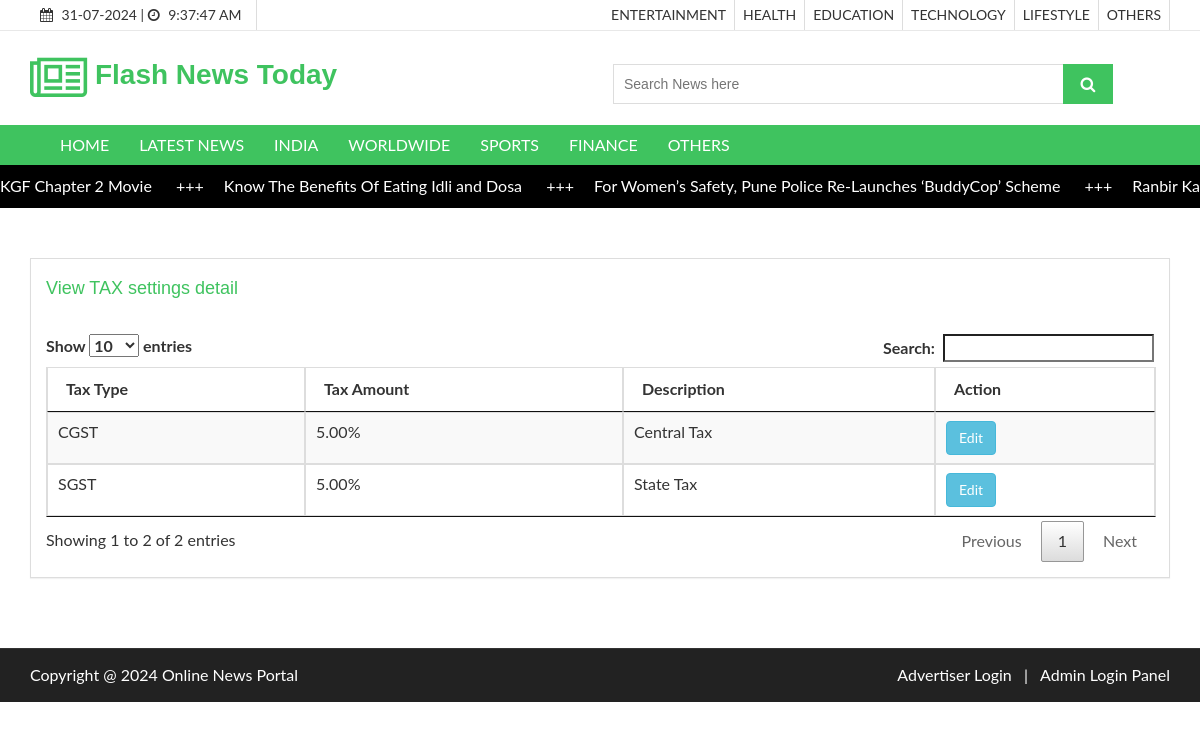
The app's page /viewtax.php with its own data.
### tables this page shows
CREATE TABLE `newscategory` (
  `newscategoryid` int(10) NOT NULL,
  `category` varchar(50) NOT NULL,
  `category_type` varchar(20) DEFAULT NULL,
  `description` text NOT NULL,
  `status` varchar(10) NOT NULL
);

CREATE TABLE `newscontent` (
  `newsid` int(10) NOT NULL,
  `newscategoryid` int(10) NOT NULL,
  `newstype` varchar(20) NOT NULL COMMENT 'ARticles or News',
  `newsdate` date NOT NULL,
  `title` varchar(255) NOT NULL,
  `newsdescription` text NOT NULL,
  `images` text NOT NULL,
  `publisheddate` date NOT NULL,
  `count_views` bigint(20) NOT NULL DEFAULT 0,
  `status` varchar(10) NOT NULL
);

CREATE TABLE `tax` (
  `taxid` int(10) NOT NULL,
  `taxtype` varchar(20) NOT NULL,
  `taxamt` float(10,2) NOT NULL,
  `description` text NOT NULL,
  `status` varchar(10) NOT NULL
);

### viewtax.php (the view, shortened to what this page needs)
<?php
include("header.php");
?>
  <section id="aa-catg-head-banner">
    <div class="aa-catg-head-banner-area">
     <div class="container">
      <div class="aa-catg-head-banner-content">
        <h2>Checkout Page</h2>
      </div>
     </div>
   </div>
  </section>
 <section id="checkout">
   <div class="container">
     <div class="row">
       <div class="col-md-12">
        <div class="checkout-area">
          <form action="" method="post">
            <div class="row">
              <div class="col-md-12">
                <div class="checkout-left">
                  <div class="panel-group" id="accordion">
<div class="panel panel-default aa-checkout-billaddress">
  <div class="panel-heading">
	<h4 class="panel-title">
	  <a  data-parent="#accordion" >
		View TAX settings detail
	  </a>
	</h4>
  </div>
  <div id="collapseThree">
	<div class="panel-body">
<table id="myTable"  class="table table-striped table-bordered">
	<thead>
		<tr>
			<th>Tax Type</th>
			<th>Tax Amount</th>
			<th>Description</th>
			<th>Action</th>
		</tr>
	</thead>
	<tbody>
	<?php
	$sql= "SELECT * FROM tax";
	$qsql = mysqli_query($con,$sql);
	while($rs = mysqli_fetch_array($qsql))
	{
		echo "<tr>
			<td>$rs[taxtype]</td>
			<td>$rs[taxamt]%</td>
			<td>$rs[description]</td>
			<td><a href='tax.php?editid=$rs[0]' class='btn  btn-info' >Edit</a> </td>
		</tr>";
	}
	?>
	</tbody>
</table>
	</div>
  </div>
</div>
				   </div>
                </div>
              </div>
             </div>
          </form>
         </div>
       </div>
     </div>
   </div>
 </section>
 <?php
 include("footer.php");
 ?>

### header.php (shortened to what this page needs)
<?php
include("databaseconnection.php");
?>
<!DOCTYPE html>
<html lang="en">
  <head>
    <link href="css/font-awesome.css" rel="stylesheet">
    <link href="css/bootstrap.css" rel="stylesheet">
    <link href="css/jquery.smartmenus.bootstrap.css" rel="stylesheet">
    <link rel="stylesheet" type="text/css" href="css/jquery.simpleLens.css">
    <link rel="stylesheet" type="text/css" href="css/slick.css">
    <link rel="stylesheet" type="text/css" href="css/nouislider.css">
    <link id="switcher" href="css/theme-color/green-theme.css" rel="stylesheet">
    <link href="css/sequence-theme.modern-slide-in.css" rel="stylesheet" media="all">
    <link href="css/style.css" rel="stylesheet">
    <link href="css/jquery.dataTables.min.css" rel="stylesheet">
  </head>
  <body>
  <header id="aa-header">
    <div class="aa-header-top">
      <div class="container">
        <div class="row">
          <div class="col-md-12">
            <div class="aa-header-top-area">
              <div class="aa-header-top-left">
                <div class="cellphone hidden-xs">
                  <p><span class="fa fa-calendar"></span> <?php echo date("d-m-Y"); ?> |
                  <span class="fa fa-clock-o"></span> <span id="idclock"></span></p>
                </div>
              </div>
              <div class="aa-header-top-right">
                <ul class="aa-head-top-nav-right">
                  <?php
                    $sql = "SELECT * FROM newscategory WHERE status='Active' AND category_type='Article'";
                    $qsql= mysqli_query($con,$sql);
                    while($rs = mysqli_fetch_array($qsql))
                    {
                      echo "<li class='hidden-xs'><a href='displayarticle.php?newstype=Article&newscategoryid=$rs[newscategoryid]'>" . strtoupper($rs['category'])  . "</a></li>";
                    }
                  ?>
                </ul>
              </div>
            </div>
          </div>
        </div>
      </div>
    </div>
    <div class="aa-header-bottom">
      <div class="container">
        <div class="row">
          <div class="col-md-12">
            <div class="aa-header-bottom-area">
              <div class="aa-logo">
                <a href="index.php">
                  <span class="fa fa-newspaper-o"></span>
                  <div style="width:550px; ">&nbsp;<strong>Flash</strong> <strong> News </strong> <strong>Today</strong> </div>
                </a>
              </div>
              <div class="aa-search-box">
                <form action="searchnewsandarticles.php" method="get">
                  <input type="text" name="txtsearch" id="txtsearch" placeholder="Search News here ">
                  <button type="submit"><span class="fa fa-search"></span></button>
                </form>
              </div>
            </div>
          </div>
        </div>
      </div>
    </div>
  </header>
  <section id="menu">
    <div class="container">
      <div class="menu-area">
        <div class="navbar navbar-default" role="navigation">
          <div class="navbar-collapse collapse">
            <ul class="nav navbar-nav">
              <li><a href="index.php">HOME</a></li>
              <li><a href="displaylatestnews.php">LATEST NEWS</a></li>
          <?php
						$sql = "SELECT * FROM newscategory WHERE status='Active' AND category_type='News'";
						$qsql= mysqli_query($con,$sql);
						while($rs = mysqli_fetch_array($qsql))
						{
							echo "<li><a href='displayarticle.php?newstype=News&newscategoryid=$rs[newscategoryid]' >" . strtoupper($rs['category'])  . "</a></li>";
						}
					?>
            </ul>
          </div>
        </div>
      </div>
    </div>
  </section>
  <div class="marquee">
  <div class="marquee__item">
  <?php
  $sqlscroller= "SELECT newscontent.*,newscategory.category FROM newscontent LEFT JOIN newscategory ON newscontent.newscategoryid=newscategory.newscategoryid WHERE newscontent.status='Active' ";
  $sqlscroller = $sqlscroller . "  ORDER BY  newscontent.newsid DESC LIMIT 9";
	$qsqlscroller = mysqli_query($con,$sqlscroller);
	while($rsscroller = mysqli_fetch_array($qsqlscroller))
	{
    echo "<a style='color: white;' href='newsdetailed.php?newsid=$rsscroller[newsid]&newstype=$rsscroller[newstype]&newscategoryid=$rsscroller[newscategoryid]'>";
    echo $rsscroller['title'] . " <span class='marquee__seperator'>+++</span>";
    echo "</a>";
  }
  ?>
</div>
</div>

### css/theme-color/green-theme.css (style rules this page uses)
h2 { color: #3fc35f; }
#aa-header .aa-header-bottom .aa-header-bottom-area .aa-logo a > span { color: #3fc35f; }
#aa-header .aa-header-bottom .aa-header-bottom-area .aa-logo a strong { color: #3fc35f; }
#aa-header .aa-header-bottom .aa-header-bottom-area .aa-search-box button { background-color: #3fc35f; }
#menu { background-color: #3fc35f; }
#checkout .checkout-area .checkout-left .panel-group .panel-default .panel-heading .panel-title a { color: #3fc35f; }

### header.php (style rules this page uses)
.marquee { width: 100%; overflow: hidden; white-space: nowrap; }
.marquee__seperator { margin: 0 2rem; }
.marquee__item { display: inline-block; will-change: transform; -webkit-animation: marquee 50s linear infinite; animation: marquee 50s linear infinite; }
.marquee { background-color: black; padding: 1rem 0; color: #fff; }

### records on screen
newscategory: category "ENTERTAINMENT"
newscategory: category "HEALTH"
newscategory: category "EDUCATION"
newscategory: category "TECHNOLOGY"
newscategory: category "LIFESTYLE"
newscategory: category "OTHERS"
newscategory: category "INDIA"
newscategory: category "WORLDWIDE"
newscategory: category "SPORTS"
newscategory: category "FINANCE"
newscategory: category "OTHERS"
newscontent: title "KGF Chapter 2 Movie"
newscontent: title "Know The Benefits Of Eating Idli and Dosa"
newscontent: title "For Women’s Safety, Pune Police Re-Launches ‘BuddyCop’ Scheme"
newscontent: title "Ranbir…"
tax: taxtype "CGST", taxamt "5.00", description "Central Tax"
tax: taxtype "SGST", taxamt "5.00", description "State Tax"
